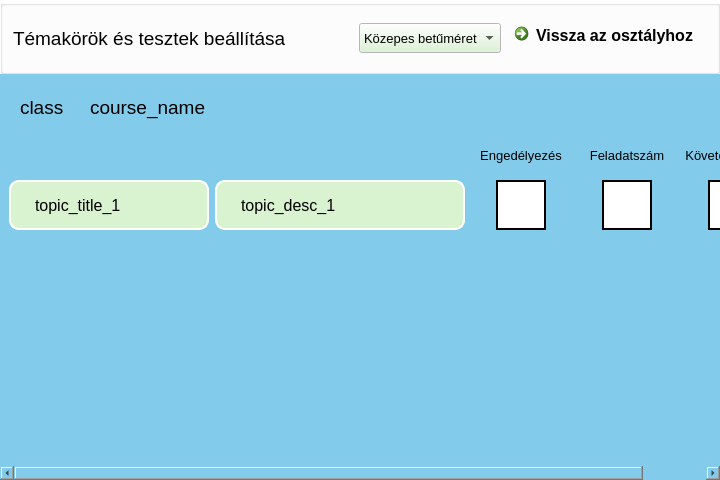
<?xml version="1.0" encoding="UTF-8"?>
<ui version="4.0">
 <class>modul_req_page</class>
 <widget class="QWidget" name="modul_req_page">
  <property name="geometry">
   <rect>
    <x>0</x>
    <y>0</y>
    <width>720</width>
    <height>480</height>
   </rect>
  </property>
  <property name="minimumSize">
   <size>
    <width>720</width>
    <height>480</height>
   </size>
  </property>
  <property name="palette">
   <palette>
    <active>
     <colorrole role="Button">
      <brush brushstyle="SolidPattern">
       <color alpha="255">
        <red>217</red>
        <green>242</green>
        <blue>208</blue>
       </color>
      </brush>
     </colorrole>
     <colorrole role="Base">
      <brush brushstyle="SolidPattern">
       <color alpha="255">
        <red>255</red>
        <green>255</green>
        <blue>255</blue>
       </color>
      </brush>
     </colorrole>
     <colorrole role="Window">
      <brush brushstyle="SolidPattern">
       <color alpha="255">
        <red>131</red>
        <green>203</green>
        <blue>235</blue>
       </color>
      </brush>
     </colorrole>
    </active>
    <inactive>
     <colorrole role="Button">
      <brush brushstyle="SolidPattern">
       <color alpha="255">
        <red>217</red>
        <green>242</green>
        <blue>208</blue>
       </color>
      </brush>
     </colorrole>
     <colorrole role="Base">
      <brush brushstyle="SolidPattern">
       <color alpha="255">
        <red>255</red>
        <green>255</green>
        <blue>255</blue>
       </color>
      </brush>
     </colorrole>
     <colorrole role="Window">
      <brush brushstyle="SolidPattern">
       <color alpha="255">
        <red>131</red>
        <green>203</green>
        <blue>235</blue>
       </color>
      </brush>
     </colorrole>
    </inactive>
    <disabled>
     <colorrole role="Button">
      <brush brushstyle="SolidPattern">
       <color alpha="255">
        <red>217</red>
        <green>242</green>
        <blue>208</blue>
       </color>
      </brush>
     </colorrole>
     <colorrole role="Base">
      <brush brushstyle="SolidPattern">
       <color alpha="255">
        <red>131</red>
        <green>203</green>
        <blue>235</blue>
       </color>
      </brush>
     </colorrole>
     <colorrole role="Window">
      <brush brushstyle="SolidPattern">
       <color alpha="255">
        <red>131</red>
        <green>203</green>
        <blue>235</blue>
       </color>
      </brush>
     </colorrole>
    </disabled>
   </palette>
  </property>
  <property name="windowTitle">
   <string>SmartStudy</string>
  </property>
  <layout class="QVBoxLayout" name="verticalLayout">
   <property name="leftMargin">
    <number>0</number>
   </property>
   <property name="topMargin">
    <number>0</number>
   </property>
   <property name="rightMargin">
    <number>0</number>
   </property>
   <property name="bottomMargin">
    <number>0</number>
   </property>
   <item>
    <widget class="QGroupBox" name="menu_group_box">
     <property name="sizePolicy">
      <sizepolicy hsizetype="Expanding" vsizetype="Preferred">
       <horstretch>0</horstretch>
       <verstretch>0</verstretch>
      </sizepolicy>
     </property>
     <property name="minimumSize">
      <size>
       <width>0</width>
       <height>50</height>
      </size>
     </property>
     <property name="palette">
      <palette>
       <active>
        <colorrole role="Base">
         <brush brushstyle="SolidPattern">
          <color alpha="255">
           <red>255</red>
           <green>255</green>
           <blue>255</blue>
          </color>
         </brush>
        </colorrole>
        <colorrole role="Window">
         <brush brushstyle="SolidPattern">
          <color alpha="255">
           <red>255</red>
           <green>255</green>
           <blue>255</blue>
          </color>
         </brush>
        </colorrole>
       </active>
       <inactive>
        <colorrole role="Base">
         <brush brushstyle="SolidPattern">
          <color alpha="255">
           <red>255</red>
           <green>255</green>
           <blue>255</blue>
          </color>
         </brush>
        </colorrole>
        <colorrole role="Window">
         <brush brushstyle="SolidPattern">
          <color alpha="255">
           <red>255</red>
           <green>255</green>
           <blue>255</blue>
          </color>
         </brush>
        </colorrole>
       </inactive>
       <disabled>
        <colorrole role="Base">
         <brush brushstyle="SolidPattern">
          <color alpha="255">
           <red>255</red>
           <green>255</green>
           <blue>255</blue>
          </color>
         </brush>
        </colorrole>
        <colorrole role="Window">
         <brush brushstyle="SolidPattern">
          <color alpha="255">
           <red>255</red>
           <green>255</green>
           <blue>255</blue>
          </color>
         </brush>
        </colorrole>
       </disabled>
      </palette>
     </property>
     <property name="autoFillBackground">
      <bool>true</bool>
     </property>
     <property name="styleSheet">
      <string notr="true"/>
     </property>
     <property name="title">
      <string/>
     </property>
     <layout class="QHBoxLayout" name="menu_horizontal_layout">
      <property name="leftMargin">
       <number>10</number>
      </property>
      <property name="topMargin">
       <number>10</number>
      </property>
      <property name="rightMargin">
       <number>10</number>
      </property>
      <property name="bottomMargin">
       <number>10</number>
      </property>
      <item>
       <widget class="QLabel" name="menu_label">
        <property name="font">
         <font>
          <pointsize>14</pointsize>
         </font>
        </property>
        <property name="text">
         <string>Témakörök és tesztek beállítása</string>
        </property>
       </widget>
      </item>
      <item>
       <spacer name="menu_horizontal_spacer">
        <property name="orientation">
         <enum>Qt::Horizontal</enum>
        </property>
        <property name="sizeHint" stdset="0">
         <size>
          <width>40</width>
          <height>20</height>
         </size>
        </property>
       </spacer>
      </item>
      <item>
       <widget class="QComboBox" name="font_size_combo_box">
        <property name="minimumSize">
         <size>
          <width>0</width>
          <height>30</height>
         </size>
        </property>
        <property name="font">
         <font>
          <pointsize>10</pointsize>
         </font>
        </property>
        <property name="cursor">
         <cursorShape>PointingHandCursor</cursorShape>
        </property>
        <property name="styleSheet">
         <string notr="true"/>
        </property>
        <property name="currentIndex">
         <number>1</number>
        </property>
        <property name="sizeAdjustPolicy">
         <enum>QComboBox::AdjustToContents</enum>
        </property>
        <item>
         <property name="text">
          <string>Kis betűméret</string>
         </property>
        </item>
        <item>
         <property name="text">
          <string>Közepes betűméret</string>
         </property>
        </item>
        <item>
         <property name="text">
          <string>Nagy betűméret</string>
         </property>
        </item>
       </widget>
      </item>
      <item>
       <widget class="QCommandLinkButton" name="back_to_class_cmd_link_btn">
        <property name="sizePolicy">
         <sizepolicy hsizetype="Preferred" vsizetype="Preferred">
          <horstretch>0</horstretch>
          <verstretch>0</verstretch>
         </sizepolicy>
        </property>
        <property name="minimumSize">
         <size>
          <width>200</width>
          <height>45</height>
         </size>
        </property>
        <property name="maximumSize">
         <size>
          <width>160</width>
          <height>45</height>
         </size>
        </property>
        <property name="font">
         <font>
          <family>Segoe UI</family>
          <pointsize>12</pointsize>
         </font>
        </property>
        <property name="cursor">
         <cursorShape>PointingHandCursor</cursorShape>
        </property>
        <property name="text">
         <string>Vissza az osztályhoz</string>
        </property>
       </widget>
      </item>
     </layout>
    </widget>
   </item>
   <item>
    <widget class="QGroupBox" name="title_group_box">
     <property name="styleSheet">
      <string notr="true">border:none</string>
     </property>
     <property name="title">
      <string/>
     </property>
     <layout class="QHBoxLayout" name="title_horizontal_layout">
      <property name="spacing">
       <number>10</number>
      </property>
      <property name="leftMargin">
       <number>20</number>
      </property>
      <property name="topMargin">
       <number>15</number>
      </property>
      <property name="rightMargin">
       <number>20</number>
      </property>
      <property name="bottomMargin">
       <number>0</number>
      </property>
      <item>
       <widget class="QLabel" name="class_label">
        <property name="minimumSize">
         <size>
          <width>60</width>
          <height>0</height>
         </size>
        </property>
        <property name="font">
         <font>
          <pointsize>14</pointsize>
         </font>
        </property>
        <property name="text">
         <string>class</string>
        </property>
       </widget>
      </item>
      <item>
       <widget class="QLabel" name="course_label">
        <property name="minimumSize">
         <size>
          <width>100</width>
          <height>25</height>
         </size>
        </property>
        <property name="font">
         <font>
          <pointsize>14</pointsize>
         </font>
        </property>
        <property name="text">
         <string>course_name</string>
        </property>
       </widget>
      </item>
      <item>
       <spacer name="title_horizontal_spacer">
        <property name="orientation">
         <enum>Qt::Horizontal</enum>
        </property>
        <property name="sizeType">
         <enum>QSizePolicy::Expanding</enum>
        </property>
        <property name="sizeHint" stdset="0">
         <size>
          <width>40</width>
          <height>20</height>
         </size>
        </property>
       </spacer>
      </item>
     </layout>
    </widget>
   </item>
   <item>
    <widget class="QScrollArea" name="scrollArea">
     <property name="palette">
      <palette>
       <active>
        <colorrole role="Button">
         <brush brushstyle="SolidPattern">
          <color alpha="255">
           <red>131</red>
           <green>203</green>
           <blue>235</blue>
          </color>
         </brush>
        </colorrole>
        <colorrole role="Base">
         <brush brushstyle="SolidPattern">
          <color alpha="255">
           <red>131</red>
           <green>203</green>
           <blue>235</blue>
          </color>
         </brush>
        </colorrole>
        <colorrole role="Window">
         <brush brushstyle="SolidPattern">
          <color alpha="255">
           <red>131</red>
           <green>203</green>
           <blue>235</blue>
          </color>
         </brush>
        </colorrole>
       </active>
       <inactive>
        <colorrole role="Button">
         <brush brushstyle="SolidPattern">
          <color alpha="255">
           <red>131</red>
           <green>203</green>
           <blue>235</blue>
          </color>
         </brush>
        </colorrole>
        <colorrole role="Base">
         <brush brushstyle="SolidPattern">
          <color alpha="255">
           <red>131</red>
           <green>203</green>
           <blue>235</blue>
          </color>
         </brush>
        </colorrole>
        <colorrole role="Window">
         <brush brushstyle="SolidPattern">
          <color alpha="255">
           <red>131</red>
           <green>203</green>
           <blue>235</blue>
          </color>
         </brush>
        </colorrole>
       </inactive>
       <disabled>
        <colorrole role="Button">
         <brush brushstyle="SolidPattern">
          <color alpha="255">
           <red>131</red>
           <green>203</green>
           <blue>235</blue>
          </color>
         </brush>
        </colorrole>
        <colorrole role="Base">
         <brush brushstyle="SolidPattern">
          <color alpha="255">
           <red>131</red>
           <green>203</green>
           <blue>235</blue>
          </color>
         </brush>
        </colorrole>
        <colorrole role="Window">
         <brush brushstyle="SolidPattern">
          <color alpha="255">
           <red>131</red>
           <green>203</green>
           <blue>235</blue>
          </color>
         </brush>
        </colorrole>
       </disabled>
      </palette>
     </property>
     <property name="styleSheet">
      <string notr="true">border:none; background-color:#83cbeb</string>
     </property>
     <property name="widgetResizable">
      <bool>true</bool>
     </property>
     <widget class="QWidget" name="scrollAreaWidgetContents">
      <property name="geometry">
       <rect>
        <x>-84</x>
        <y>0</y>
        <width>804</width>
        <height>344</height>
       </rect>
      </property>
      <layout class="QHBoxLayout" name="horizontalLayout">
       <item>
        <spacer name="horizontalSpacer">
         <property name="orientation">
          <enum>Qt::Horizontal</enum>
         </property>
         <property name="sizeHint" stdset="0">
          <size>
           <width>77</width>
           <height>20</height>
          </size>
         </property>
        </spacer>
       </item>
       <item>
        <widget class="QGroupBox" name="topic_title_group_box">
         <property name="sizePolicy">
          <sizepolicy hsizetype="Maximum" vsizetype="Expanding">
           <horstretch>0</horstretch>
           <verstretch>0</verstretch>
          </sizepolicy>
         </property>
         <property name="title">
          <string/>
         </property>
         <layout class="QFormLayout" name="formLayout">
          <property name="horizontalSpacing">
           <number>0</number>
          </property>
          <property name="verticalSpacing">
           <number>5</number>
          </property>
          <property name="leftMargin">
           <number>0</number>
          </property>
          <property name="topMargin">
           <number>45</number>
          </property>
          <property name="rightMargin">
           <number>0</number>
          </property>
          <property name="bottomMargin">
           <number>0</number>
          </property>
          <item row="0" column="0">
           <widget class="QLabel" name="topic_title_label_1">
            <property name="minimumSize">
             <size>
              <width>200</width>
              <height>50</height>
             </size>
            </property>
            <property name="maximumSize">
             <size>
              <width>16777215</width>
              <height>50</height>
             </size>
            </property>
            <property name="font">
             <font>
              <pointsize>12</pointsize>
             </font>
            </property>
            <property name="styleSheet">
             <string notr="true">background-color: #D9F2D0; border: 2px solid white; border-radius:10; padding-left:20px;padding-right:20px</string>
            </property>
            <property name="text">
             <string>topic_title_1</string>
            </property>
            <property name="wordWrap">
             <bool>true</bool>
            </property>
           </widget>
          </item>
         </layout>
        </widget>
       </item>
       <item>
        <widget class="QGroupBox" name="topic_desc_group_box">
         <property name="sizePolicy">
          <sizepolicy hsizetype="Maximum" vsizetype="Expanding">
           <horstretch>0</horstretch>
           <verstretch>0</verstretch>
          </sizepolicy>
         </property>
         <property name="title">
          <string/>
         </property>
         <layout class="QFormLayout" name="formLayout_2">
          <property name="horizontalSpacing">
           <number>0</number>
          </property>
          <property name="verticalSpacing">
           <number>5</number>
          </property>
          <property name="leftMargin">
           <number>0</number>
          </property>
          <property name="topMargin">
           <number>45</number>
          </property>
          <property name="rightMargin">
           <number>0</number>
          </property>
          <property name="bottomMargin">
           <number>0</number>
          </property>
          <item row="0" column="0">
           <widget class="QLabel" name="topic_desc_label_1">
            <property name="minimumSize">
             <size>
              <width>250</width>
              <height>50</height>
             </size>
            </property>
            <property name="maximumSize">
             <size>
              <width>16777215</width>
              <height>50</height>
             </size>
            </property>
            <property name="font">
             <font>
              <pointsize>12</pointsize>
             </font>
            </property>
            <property name="styleSheet">
             <string notr="true">background-color: #D9F2D0; border: 2px solid white; border-radius:10; padding-left:20px;padding-right:20px</string>
            </property>
            <property name="text">
             <string>topic_desc_1</string>
            </property>
            <property name="wordWrap">
             <bool>true</bool>
            </property>
           </widget>
          </item>
         </layout>
        </widget>
       </item>
       <item>
        <widget class="QGroupBox" name="available_group_box">
         <property name="sizePolicy">
          <sizepolicy hsizetype="Maximum" vsizetype="Expanding">
           <horstretch>0</horstretch>
           <verstretch>0</verstretch>
          </sizepolicy>
         </property>
         <property name="title">
          <string/>
         </property>
         <layout class="QFormLayout" name="formLayout_3">
          <property name="horizontalSpacing">
           <number>0</number>
          </property>
          <property name="verticalSpacing">
           <number>5</number>
          </property>
          <property name="leftMargin">
           <number>0</number>
          </property>
          <property name="topMargin">
           <number>0</number>
          </property>
          <property name="rightMargin">
           <number>0</number>
          </property>
          <property name="bottomMargin">
           <number>0</number>
          </property>
          <item row="0" column="0">
           <widget class="QLabel" name="available_label">
            <property name="minimumSize">
             <size>
              <width>100</width>
              <height>40</height>
             </size>
            </property>
            <property name="maximumSize">
             <size>
              <width>100</width>
              <height>40</height>
             </size>
            </property>
            <property name="font">
             <font>
              <pointsize>10</pointsize>
             </font>
            </property>
            <property name="text">
             <string>Engedélyezés</string>
            </property>
            <property name="alignment">
             <set>Qt::AlignCenter</set>
            </property>
           </widget>
          </item>
          <item row="1" column="0">
           <widget class="QPushButton" name="available_icon_btn_1">
            <property name="minimumSize">
             <size>
              <width>100</width>
              <height>50</height>
             </size>
            </property>
            <property name="maximumSize">
             <size>
              <width>100</width>
              <height>50</height>
             </size>
            </property>
            <property name="cursor">
             <cursorShape>PointingHandCursor</cursorShape>
            </property>
            <property name="autoFillBackground">
             <bool>false</bool>
            </property>
            <property name="styleSheet">
             <string notr="true">background-color:white; border: 2px solid black; margin-left:25px;margin-right:25px;</string>
            </property>
            <property name="text">
             <string/>
            </property>
            <property name="flat">
             <bool>false</bool>
            </property>
           </widget>
          </item>
         </layout>
        </widget>
       </item>
       <item>
        <widget class="QGroupBox" name="task_number_group_box">
         <property name="sizePolicy">
          <sizepolicy hsizetype="Maximum" vsizetype="Expanding">
           <horstretch>0</horstretch>
           <verstretch>0</verstretch>
          </sizepolicy>
         </property>
         <property name="title">
          <string/>
         </property>
         <layout class="QFormLayout" name="formLayout_4">
          <property name="horizontalSpacing">
           <number>0</number>
          </property>
          <property name="verticalSpacing">
           <number>5</number>
          </property>
          <property name="leftMargin">
           <number>0</number>
          </property>
          <property name="topMargin">
           <number>0</number>
          </property>
          <property name="rightMargin">
           <number>0</number>
          </property>
          <property name="bottomMargin">
           <number>0</number>
          </property>
          <item row="0" column="0">
           <widget class="QLabel" name="task_number_label">
            <property name="minimumSize">
             <size>
              <width>100</width>
              <height>40</height>
             </size>
            </property>
            <property name="maximumSize">
             <size>
              <width>100</width>
              <height>40</height>
             </size>
            </property>
            <property name="font">
             <font>
              <pointsize>10</pointsize>
             </font>
            </property>
            <property name="text">
             <string>Feladatszám</string>
            </property>
            <property name="alignment">
             <set>Qt::AlignCenter</set>
            </property>
           </widget>
          </item>
          <item row="1" column="0">
           <widget class="QLineEdit" name="task_numberline_edit_1">
            <property name="sizePolicy">
             <sizepolicy hsizetype="Fixed" vsizetype="Fixed">
              <horstretch>0</horstretch>
              <verstretch>0</verstretch>
             </sizepolicy>
            </property>
            <property name="minimumSize">
             <size>
              <width>100</width>
              <height>50</height>
             </size>
            </property>
            <property name="maximumSize">
             <size>
              <width>100</width>
              <height>50</height>
             </size>
            </property>
            <property name="font">
             <font>
              <pointsize>12</pointsize>
             </font>
            </property>
            <property name="styleSheet">
             <string notr="true">background-color:white; border: 2px solid black; margin-left:25px;margin-right:25px;</string>
            </property>
            <property name="inputMethodHints">
             <set>Qt::ImhNone</set>
            </property>
            <property name="inputMask">
             <string>00</string>
            </property>
            <property name="text">
             <string/>
            </property>
            <property name="maxLength">
             <number>2</number>
            </property>
            <property name="frame">
             <bool>true</bool>
            </property>
            <property name="echoMode">
             <enum>QLineEdit::Normal</enum>
            </property>
            <property name="cursorPosition">
             <number>0</number>
            </property>
            <property name="alignment">
             <set>Qt::AlignCenter</set>
            </property>
            <property name="placeholderText">
             <string/>
            </property>
            <property name="clearButtonEnabled">
             <bool>false</bool>
            </property>
           </widget>
          </item>
         </layout>
        </widget>
       </item>
       <item>
        <widget class="QGroupBox" name="percentage_group_box">
         <property name="sizePolicy">
          <sizepolicy hsizetype="Maximum" vsizetype="Expanding">
           <horstretch>0</horstretch>
           <verstretch>0</verstretch>
          </sizepolicy>
         </property>
         <property name="title">
          <string/>
         </property>
         <layout class="QFormLayout" name="formLayout_5">
          <property name="horizontalSpacing">
           <number>0</number>
          </property>
          <property name="verticalSpacing">
           <number>5</number>
          </property>
          <property name="leftMargin">
           <number>0</number>
          </property>
          <property name="topMargin">
           <number>0</number>
          </property>
          <property name="rightMargin">
           <number>0</number>
          </property>
          <property name="bottomMargin">
           <number>0</number>
          </property>
          <item row="0" column="0" colspan="2">
           <widget class="QLabel" name="test_req_percentage_label">
            <property name="minimumSize">
             <size>
              <width>100</width>
              <height>40</height>
             </size>
            </property>
            <property name="maximumSize">
             <size>
              <width>100</width>
              <height>40</height>
             </size>
            </property>
            <property name="font">
             <font>
              <pointsize>10</pointsize>
             </font>
            </property>
            <property name="text">
             <string>Követelmény(%)</string>
            </property>
            <property name="alignment">
             <set>Qt::AlignCenter</set>
            </property>
           </widget>
          </item>
          <item row="1" column="0">
           <widget class="QLineEdit" name="test_req_percentage_line_edit_1">
            <property name="minimumSize">
             <size>
              <width>100</width>
              <height>50</height>
             </size>
            </property>
            <property name="maximumSize">
             <size>
              <width>100</width>
              <height>50</height>
             </size>
            </property>
            <property name="font">
             <font>
              <pointsize>12</pointsize>
             </font>
            </property>
            <property name="styleSheet">
             <string notr="true">background-color:white; border: 2px solid black; margin-left:25px;margin-right:25px;</string>
            </property>
            <property name="inputMask">
             <string>00</string>
            </property>
            <property name="maxLength">
             <number>2</number>
            </property>
            <property name="alignment">
             <set>Qt::AlignCenter</set>
            </property>
           </widget>
          </item>
         </layout>
        </widget>
       </item>
       <item>
        <spacer name="horizontalSpacer_2">
         <property name="orientation">
          <enum>Qt::Horizontal</enum>
         </property>
         <property name="sizeHint" stdset="0">
          <size>
           <width>12</width>
           <height>20</height>
          </size>
         </property>
        </spacer>
       </item>
      </layout>
     </widget>
    </widget>
   </item>
  </layout>
 </widget>
 <resources/>
 <connections/>
</ui>
